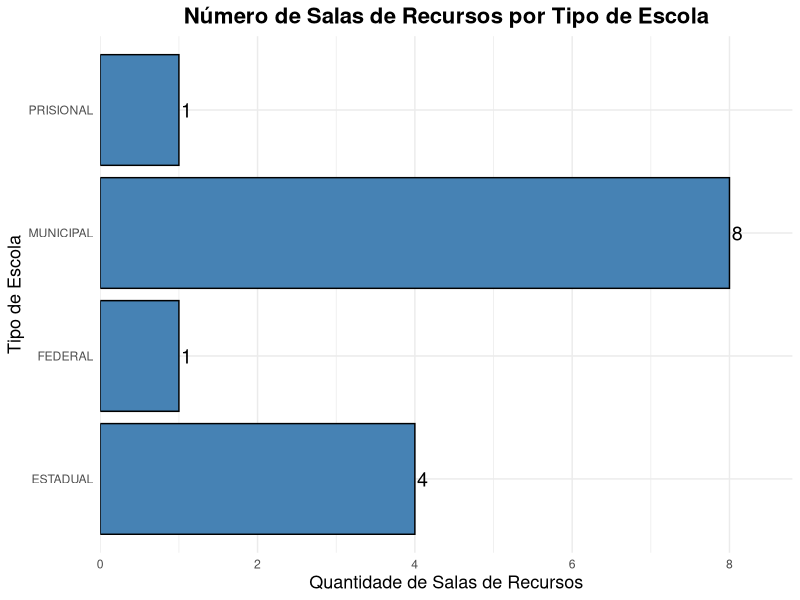

This figure's R source:
# Carregar o pacote
if (!require(ggplot2)) install.packages("ggplot2")
library(ggplot2)

# Simulando um banco de dados
df <- data.frame(
  TiposDeEscolas = c("MUNICIPAL", "FEDERAL", "ESTADUAL","PRISIONAL"),
  SalasDeRecursos = c(8, 1,4,1)
)

# Gráfico de barras horizontal com uma cor e apenas os valores
ggplot(df, aes(y = SalasDeRecursos, x = TiposDeEscolas)) +
  geom_bar(stat = "identity", fill = "steelblue", color = "black") + 
  geom_text(aes(label = SalasDeRecursos), hjust = -0.2, size = 5) +  # Apenas os valores
  coord_flip() +
  scale_y_continuous(expand = expansion(mult = c(0, 0.1))) +  # Espaço para os textos
  labs(
    title = "Número de Salas de Recursos por Tipo de Escola",
    x = "Tipo de Escola",
    y = "Quantidade de Salas de Recursos"
  ) +
  theme_minimal() +
  theme(
    plot.title = element_text(hjust = 0.5, size = 16, face = "bold"),
    axis.title.x = element_text(size = 13),
    axis.title.y = element_text(size = 13)
  )
